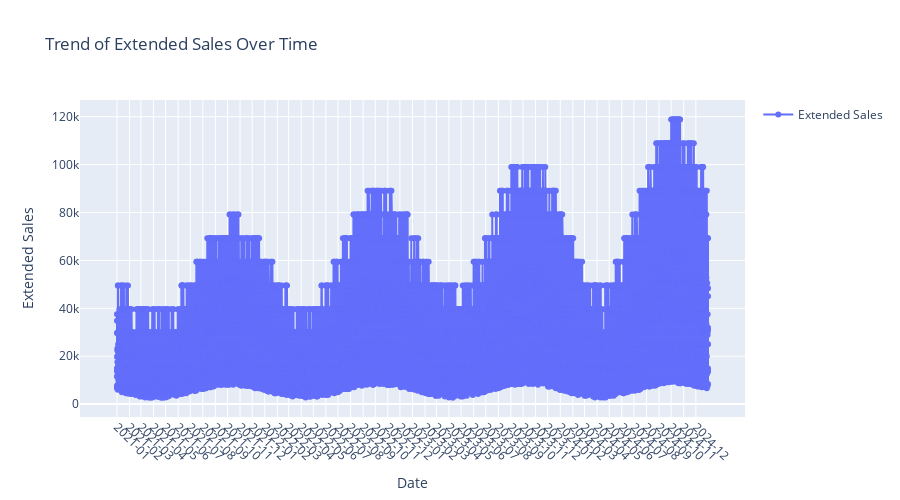
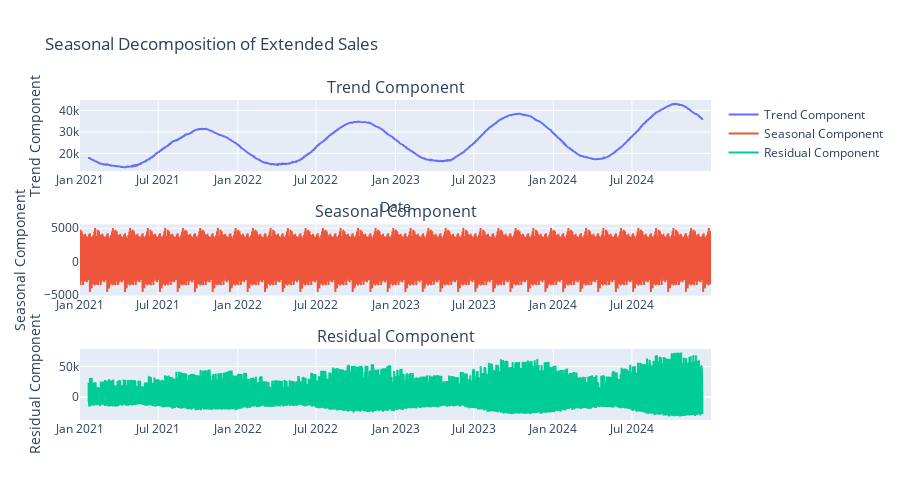
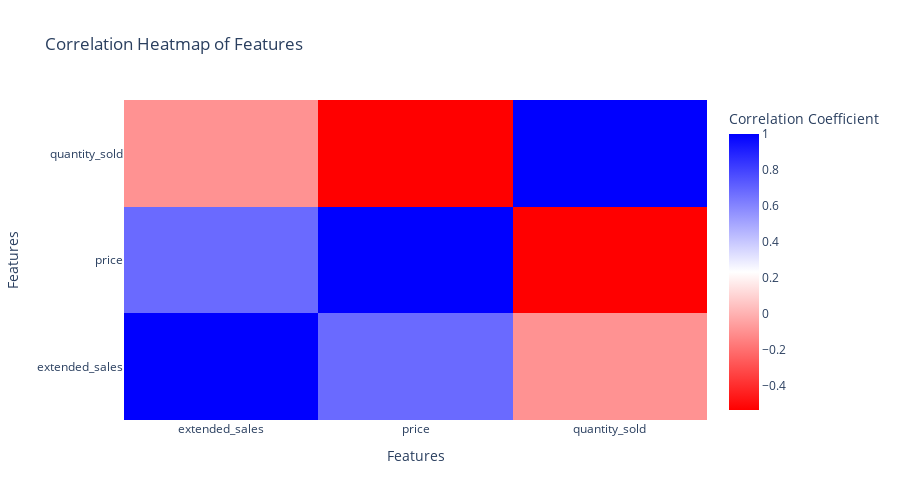

Notebook source saved alongside these figures, in order:
### Code cell
ts_eda_agent.display_plots_with_observations()

### Figure 1 — Plotly figure (JSON) as saved in the notebook; plotly's stock layout.template omitted (floating-point values rounded to 4 significant figures; data arrays with more than 128 entries replaced by an {"elided": "..."} marker saying what was removed)
{"data": [{"mode": "lines+markers", "name": "Extended Sales", "type": "scatter", "x": {"elided": "13149 str values"}, "y": {"elided": "13149 int values"}}], "layout": {"height": 500, "showlegend": true, "title": {"text": "Trend of Extended Sales Over Time"}, "width": 900, "xaxis": {"showgrid": true, "tickangle": 45, "tickformat": "%Y-%m", "tickvals": ["2021-01", "2021-02", "2021-03", "2021-04", "2021-05", "2021-06", "2021-07", "2021-08", "2021-09", "2021-10", "2021-11", "2021-12", "2022-01", "2022-02", "2022-03", "2022-04", "2022-05", "2022-06", "2022-07", "2022-08", "2022-09", "2022-10", "2022-11", "2022-12", "2023-01", "2023-02", "2023-03", "2023-04", "2023-05", "2023-06", "2023-07", "2023-08", "2023-09", "2023-10", "2023-11", "2023-12", "2024-01", "2024-02", "2024-03", "2024-04", "2024-05", "2024-06", "2024-07", "2024-08", "2024-09", "2024-10", "2024-11", "2024-12"], "title": {"text": "Date"}}, "yaxis": {"showgrid": true, "title": {"text": "Extended Sales"}}}}

### Figure 2 — Plotly figure (JSON) as saved in the notebook; plotly's stock layout.template omitted (floating-point values rounded to 4 significant figures; data arrays with more than 128 entries replaced by an {"elided": "..."} marker saying what was removed)
{"data": [{"mode": "lines", "name": "Trend Component", "type": "scatter", "x": {"elided": "13149 str values"}, "xaxis": "x", "y": {"elided": "13149 float values"}, "yaxis": "y"}, {"mode": "lines", "name": "Seasonal Component", "type": "scatter", "x": {"elided": "13149 str values"}, "xaxis": "x2", "y": {"elided": "13149 float values"}, "yaxis": "y2"}, {"mode": "lines", "name": "Residual Component", "type": "scatter", "x": {"elided": "13149 str values"}, "xaxis": "x3", "y": {"elided": "13149 float values"}, "yaxis": "y3"}], "layout": {"annotations": [{"font": {"size": 16}, "showarrow": false, "text": "Trend Component", "x": 0.5, "xanchor": "center", "xref": "paper", "y": 1, "yanchor": "bottom", "yref": "paper"}, {"font": {"size": 16}, "showarrow": false, "text": "Seasonal Component", "x": 0.5, "xanchor": "center", "xref": "paper", "y": 0.6111, "yanchor": "bottom", "yref": "paper"}, {"font": {"size": 16}, "showarrow": false, "text": "Residual Component", "x": 0.5, "xanchor": "center", "xref": "paper", "y": 0.2222, "yanchor": "bottom", "yref": "paper"}], "height": 500, "title": {"text": "Seasonal Decomposition of Extended Sales"}, "width": 900, "xaxis": {"anchor": "y", "domain": [0, 1], "title": {"text": "Date"}}, "xaxis2": {"anchor": "y2", "domain": [0, 1]}, "xaxis3": {"anchor": "y3", "domain": [0, 1]}, "yaxis": {"anchor": "x", "domain": [0.7778, 1], "title": {"text": "Trend Component"}}, "yaxis2": {"anchor": "x2", "domain": [0.3889, 0.6111], "title": {"text": "Seasonal Component"}}, "yaxis3": {"anchor": "x3", "domain": [0, 0.2222], "title": {"text": "Residual Component"}}}}

### Figure 3 — Plotly figure (JSON) as saved in the notebook; plotly's stock layout.template omitted (floating-point values rounded to 4 significant figures)
{"data": [{"colorbar": {"title": {"text": "Correlation Coefficient"}}, "colorscale": [[0, "red"], [0.5, "white"], [1, "blue"]], "type": "heatmap", "x": ["extended_sales", "price", "quantity_sold"], "y": ["extended_sales", "price", "quantity_sold"], "z": [[1.0, 0.6798, -0.09437], [0.6798, 1.0, -0.5341], [-0.09437, -0.5341, 1.0]]}], "layout": {"height": 500, "title": {"text": "Correlation Heatmap of Features"}, "width": 900, "xaxis": {"title": {"text": "Features"}}, "yaxis": {"title": {"text": "Features"}}}}
